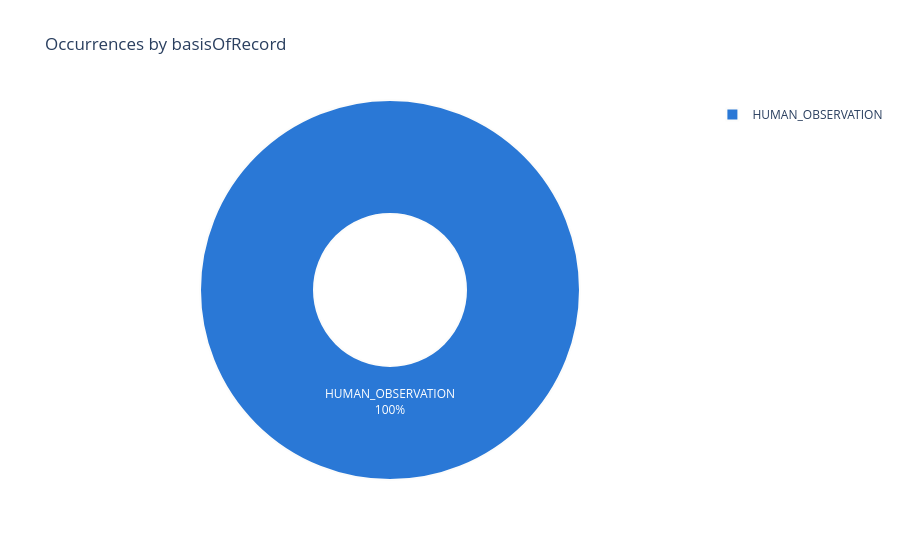

The notebook cell saved with this chart:
### Code cell
import plotly.express as px

counts = df["basisOfRecord"].fillna("UNKNOWN").value_counts()

if len(counts) > 8:
    counts = pd.concat([counts.iloc[:7], pd.Series({"Other": counts.iloc[7:].sum()})])

basis_df = counts.rename_axis("basisOfRecord").reset_index(name="count")

fig = px.pie(
    basis_df,
    names="basisOfRecord",
    values="count",
    hole=0.4,
    color_discrete_sequence=[
        "#2a78d6", "#eb6834", "#1baf7a", "#eda100",
        "#e87ba4", "#008300", "#6250d6", "#e34948",
    ],
    title="Occurrences by basisOfRecord",
)
fig.update_traces(
    textinfo="label+percent",
    hovertemplate="%{label}<br>%{value:,} records (%{percent})<extra></extra>",
    marker_line_color="#fcfcfb",
    marker_line_width=2,
    sort=True,
)
fig.show()

# Only human observations.

### Figure 1 — Plotly figure (JSON) as saved in the notebook; plotly's stock layout.template omitted (floating-point values rounded to 4 significant figures)
{"data": [{"domain": {"x": [0, 1], "y": [0, 1]}, "hole": 0.4, "hovertemplate": "%{label}<br>%{value:,} records (%{percent})<extra></extra>", "labels": ["HUMAN_OBSERVATION"], "legendgroup": "", "marker": {"line": {"color": "#fcfcfb", "width": 2}}, "name": "", "showlegend": true, "sort": true, "textinfo": "label+percent", "type": "pie", "values": [1019]}], "layout": {"legend": {"tracegroupgap": 0}, "piecolorway": ["#2a78d6", "#eb6834", "#1baf7a", "#eda100", "#e87ba4", "#008300", "#6250d6", "#e34948"], "title": {"text": "Occurrences by basisOfRecord"}}}
